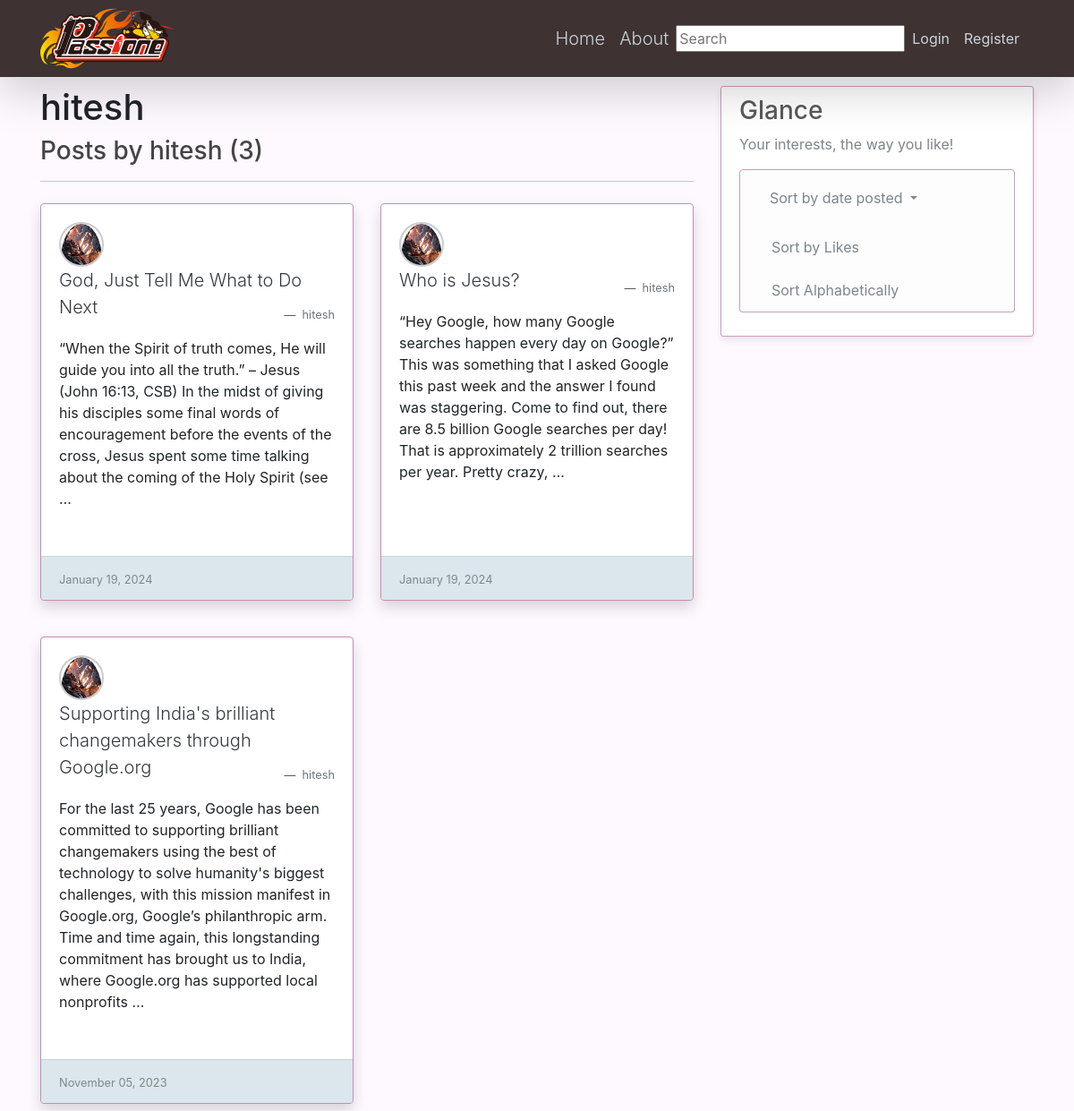
The app's page /user/hitesh with its own data.
### blog/models.py (models this page shows, shortened)
class Post(models.Model):
	title = models.CharField(max_length=100)
	content = models.TextField()
	date_posted = models.DateTimeField(default=timezone.now)
	author = models.ForeignKey(User, on_delete=models.CASCADE)  #, a ForeignKey is a field used to create a many-to-one relationship between two models in a database.
	likes = models.ManyToManyField(User, related_name='liked_posts')
	category = models.ForeignKey(Category, on_delete=models.SET_NULL, null=True)

### user_authentication/models.py (models this page shows, shortened)
class Profile(models.Model):
	user = models.OneToOneField(User, on_delete=models.CASCADE)
	image = models.ImageField(default='default.jpg', upload_to='profile_pics')

### blog/views.py (the view)
# urls.py: path('user/<str:username>', UserPostListView.as_view(), name = 'user-posts'),   #searches for <app>/<model>_<viewtype>.html
class UserPostListView(ListView):
    model = Post
    template_name = 'blog/user_posts.html'  # <app>/<model>_<viewtype>.html
    context_object_name = 'posts'
    paginate_by = 6
    def get_queryset(self):
        user = get_object_or_404(User, username=self.kwargs.get('username'))
        return Post.objects.filter(author=user).order_by('-date_posted')

### blog/templates/blog/user_posts.html (shortened to what this page needs)
{% extends "blog/base.html" %}
{% block content %}
  <p class="h1">
    {{ view.kwargs.username }}
  </p>
  <h3 class="mb-3">Posts by {{ view.kwargs.username }} ({{ page_obj.paginator.count }})</h3>
  <hr>
  <div class="row g-4">
    {% for post in posts %}
      <div class="col-md-6 g-3 mb-4" style="width: auto;">
        <div class="card border-subtle h-100 mt-3 mb-3 shadow" style="border-color: #c38eb4;">
          <div class="card-body">
            <a class="card-title lead text-dark" href="{% url 'post-detail' post.id %}">
              <div class="icon-container"><img class="circular-icon" src="{{ post.author.profile.image.url }}"></div>
              {{ post.title }}
            </a>
            <figcaption class="blockquote-footer text-body-secondary text-right"> <a class="text-muted" href="{% url 'user-posts' post.author.username %}">{{ post.author }}</a></figcaption>
            <p class="card-text mt-3">{{ post.content|truncatewords:50 }}</p>
          </div>
          <div class="card-footer " style="background-color: #cddee5; opacity: 0.7;">
            <small class="text-body-secondary">{{ post.date_posted|date:"F d, Y" }}</small>
          </div>
        </div>
      </div>
    {% endfor %}
  </div>
{% endblock content %}

### blog/static/blog/main.css (style rules this page uses)
h1, h2, h3, h4, h5, h6 { color: #444444; }

### blog/templates/blog/base.html (style rules this page uses)
body { background-color: #fef8ff; background-image: url('/media/background.png'); background-repeat: no-repeat; background-attachment: fixed; }
.card { box-shadow: 0 4px 8px rgba(0, 0, 0, 0.1); transition: box-shadow 0.3s ease; }
hr { height: 1px; color: #123455; background-color: #123455; border: none; }

### blog/templates/blog/user_posts.html (style rules this page uses)
.border-subtle { border: 1px solid #c38eb4; transition: transform 0.3s, box-shadow 0.3s; }
.icon-container { width: 50px; height: 50px; overflow: hidden; border-radius: 50%; border: 2px solid #ccc; }
.circular-icon { width: 100%; height: auto; border-radius: 50%; }

### records on screen
Post: author.profile.image (placeholder picture), title "God, Just Tell Me What to Do Next", author "hitesh", content "“When the Spirit of truth comes, He will guide you into all the truth.” – Jesus (John 16:13, CSB) In the midst of giving his disciples some final words of encouragement before the events of the cross, Jesus spent some time talking about the coming of the Holy Spirit (see …", date_posted "January 19, 2024"
Post: author.profile.image (placeholder picture), title "Who is Jesus?", author "hitesh", content "“Hey Google, how many Google searches happen every day on Google?” This was something that I asked Google this past week and the answer I found was staggering. Come to find out, there are 8.5 billion Google searches per day! That is approximately 2 trillion searches per year. Pretty crazy, …", date_posted "January 19, 2024"
Post: author.profile.image (placeholder picture), title "Supporting India's brilliant changemakers through Google.org", author "hitesh", content "For the last 25 years, Google has been committed to supporting brilliant changemakers using the best of technology to solve humanity's biggest challenges, with this mission manifest in Google.org, Google’s philanthropic arm. Time and time again, this longstanding commitment has brought us to India, where Google.org has supported local nonprofits …", date_posted "November 05, 2023"

### other values on screen
{{ view.kwargs.username }} "hitesh"
{{ page_obj.paginator.count }} "3"
